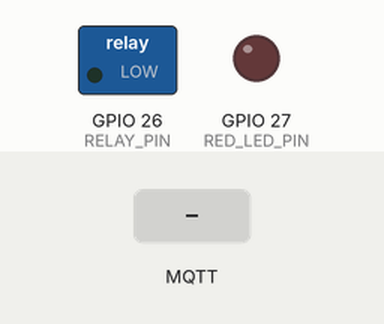
Recording of a sketch running on a simulated ESP32. Parts: switched loads named in the sketch (green lamp = pin HIGH), output pins drawn as LEDs (lit = HIGH). Dashed ring = blinking. The inputs (shaded band) are chosen by the test bench. WiFi joins after 1.5 s; servers stay silent unless stated; random numbers use the default seed unless the sketch sets one; no MQTT or app messages arrive unless stated; what the sketch prints to the serial monitor is not drawn.

Above: at 2.7 s.
2.8 s: MQTT message "1" arrives on the first subscribed topic
At 3.0 s:
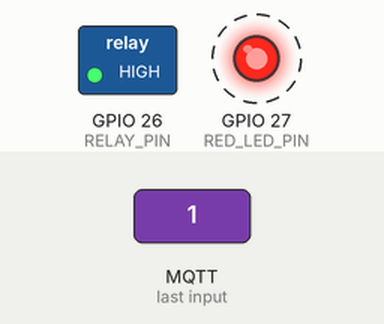
8.8 s: MQTT message "0" arrives on the first subscribed topic
At 9.07 s:
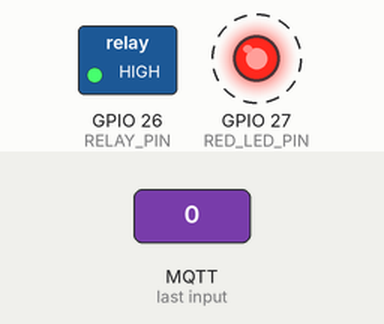
Timing chart, 0 to 17.8 s (numbered marks = the images above; inputs shaded):
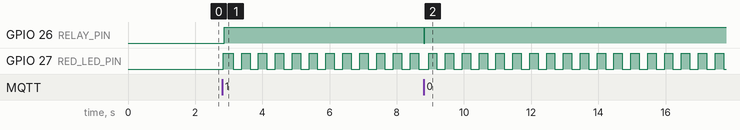

Measured:
- after the input at 2.8 s, GPIO 26 (RELAY_PIN): LOW → HIGH after 0.06 s; GPIO 27 (RED_LED_PIN): alternates HIGH for 0.25 s and LOW for 0.25 s, starting at once
- after the input at 8.8 s, GPIO 26 (RELAY_PIN): HIGH → LOW at once, → HIGH 0.03 s later

The sketch:

sketch_mqtt_algo.ino
```cpp
#include <WiFi.h>
#include <PubSubClient.h>
#include <ArduinoJson.h>

// ==========================================
// CONFIGURATION
// ==========================================
// WiFi credentials (Wokwi uses Wokwi-GUEST, no password)
const char* ssid = "Wokwi-GUEST";
const char* password = "";

// Public Free MQTT Broker
const char* mqttServer = "broker.hivemq.com";
const int mqttPort = 1883;

// Topics for Zone A (Tomato Field)
const char* telemetryTopic = "smartfarm/zones/A/telemetry";
const char* controlTopic = "smartfarm/zones/A/control";

// Actuator Pin Configurations (matching your diagram.json)
const int RELAY_PIN = 26;    // Relay module representing the irrigation valve
const int RED_LED_PIN = 27;  // Red LED representing the heat warning buzzer/light

// Network Clients
WiFiClient espClient;
PubSubClient client(espClient);

// Local State Tracking
bool isIrrigating = false;
bool isAlertActive = false;
unsigned long lastBlinkTime = 0;
bool ledState = false;

void setup() {
  Serial.begin(115200);
  delay(10);

  // Set pin modes
  pinMode(RELAY_PIN, OUTPUT);
  pinMode(RED_LED_PIN, OUTPUT);

  // Initialize actuators to OFF
  digitalWrite(RELAY_PIN, LOW);
  digitalWrite(RED_LED_PIN, LOW);

  Serial.println("=========================================");
  Serial.println("🧠 Smart Farm TinyML Edge Simulator Starting");
  Serial.println("=========================================");

  // Connect to WiFi
  Serial.print("Connecting to Wi-Fi: ");
  Serial.println(ssid);
  WiFi.begin(ssid, password);

  while (WiFi.status() != WL_CONNECTED) {
    delay(500);
    Serial.print(".");
  }

  Serial.println("");
  Serial.println("Wi-Fi connected successfully!");
  Serial.print("IP Address: ");
  Serial.println(WiFi.localIP());

  // Setup MQTT server and callback function
  client.setServer(mqttServer, mqttPort);
  client.setCallback(mqttCallback);

  Serial.println("=========================================");
}

void loop() {
  // Ensure MQTT client is connected
  if (!client.connected()) {
    reconnectMqtt();
  }

  // Process incoming messages and keep connection alive
  client.loop();

  // --- NON-BLOCKING LED BLINKING WHEN PUMP IS ACTIVE ---
  if (isIrrigating) {
    unsigned long currentMillis = millis();
    if (currentMillis - lastBlinkTime >= 250) { // Blink rapidly (250ms) to indicate water flow
      lastBlinkTime = currentMillis;
      ledState = !ledState;
      digitalWrite(RED_LED_PIN, ledState ? HIGH : LOW);
    }
  } else {
    // If pump is off, show warning status (static HIGH on alert, LOW otherwise)
    if (isAlertActive) {
      digitalWrite(RED_LED_PIN, HIGH);
    } else {
      digitalWrite(RED_LED_PIN, LOW);
    }
  }

  delay(50);
}

// MQTT Message Receiver (Callback)
// Pressure buffering for 3-hour trend calculation (12 ticks = 3 hours simulated time)
float pressureHistory[12];
int pressureCount = 0;
int pressureIndex = 0;

// MQTT Message Receiver (Callback)
void mqttCallback(char* topic, byte* payload, unsigned int length) {
  // Convert payload bytes to a string
  String message = "";
  for (unsigned int i = 0; i < length; i++) {
    message += (char)payload[i];
  }

  // Parse telemetry JSON payload
  if (String(topic) == telemetryTopic) {
    DynamicJsonDocument doc(1024);
    DeserializationError error = deserializeJson(doc, message);

    if (!error) {
      float temperature = doc["temperature"];
      float humidity = doc["humidity"];
      float soilMoisture = doc["soil_moisture"];
      int light = doc["light"];
      String irrigationStr = doc["irrigation"];
      String alertStr = doc["alert"];
      float currentPressure = doc["barometric_pressure"];
      String triggerMode = doc["smart_trigger_mode"] | "AUTOMATED";

      // --- DIGITAL TWIN ACTUATOR SYNC ---
      bool externalIrrigation = (irrigationStr == "ON");
      if (externalIrrigation != isIrrigating) {
        Serial.printf("[SYNC] Setting local pump state to %s\n", irrigationStr.c_str());
        isIrrigating = externalIrrigation;
        digitalWrite(RELAY_PIN, isIrrigating ? HIGH : LOW);
      }

      bool externalAlert = (alertStr != "NONE" && alertStr != "");
      if (externalAlert != isAlertActive) {
        Serial.printf("[SYNC] Setting local alert to %s\n", alertStr.c_str());
        isAlertActive = externalAlert;
        digitalWrite(RED_LED_PIN, isAlertActive ? HIGH : LOW);
      }

      // --- PRESSURE TREND CALCULATION ---
      float pressureTrend = 0.0;
      if (pressureCount > 0) {
        int oldestIndex = (pressureCount < 12) ? 0 : pressureIndex;
        pressureTrend = currentPressure - pressureHistory[oldestIndex];
      }

      // Store current pressure in buffer
      pressureHistory[pressureIndex] = currentPressure;
      pressureIndex = (pressureIndex + 1) % 12;
      if (pressureCount < 12) {
        pressureCount++;
      }

      Serial.println("-----------------------------------------");
      Serial.printf("[TELEMETRY RECEIVED] Temp:%.1fC, Soil:%.1f%%, Light:%d, Trigger:%s\n", temperature, soilMoisture, light, triggerMode.c_str());

      // ==========================================
      // 🌿 CROP ENVIRONMENTAL STRESS INDEX (CESI) ALGORITHM 🌿
      // ==========================================
      // We use an Explainable Weighted Scoring Algorithm that calculates a stress
      // score based on deviations from ideal agricultural conditions.

      // 1. Define ideal conditions
      float idealTemp = 25.0;
      float idealMoisture = 40.0;

      // 2. Calculate Deviation Penalties (How far are we from ideal?)
      float tempPenalty = (temperature > idealTemp) ? (temperature - idealTemp) * 2.0 : 0;
      float moisturePenalty = (soilMoisture < idealMoisture) ? (idealMoisture - soilMoisture) * 1.5 : 0;

      // 3. Calculate Final Stress Score (0 to 100)
      float stressScore = tempPenalty + moisturePenalty;
      if (stressScore > 100.0) stressScore = 100.0;

      // 4. Map Score to Health Status
      String mlCropHealth = "HEALTHY";
      if (stressScore > 60.0) {
          mlCropHealth = "HEAT_STRESSED";
      } else if (stressScore > 30.0) {
          mlCropHealth = "WATER_STRESSED";
      }

      // 5. Calculate Water Requirement Percentage
      float water_req_score = 0.0;
      if (soilMoisture < 45.0) {
          water_req_score = ((45.0 - soilMoisture) / 40.0) * 100.0;
          if (temperature > 30.0) water_req_score += 10.0; // Heat compensation
      }
      if (water_req_score > 100.0) water_req_score = 100.0;

      // Print Algorithmic results to Wokwi Serial Monitor
      Serial.println("[CESI ALGORITHM EXECUTION]");
      Serial.printf("  - Inputs:   T:%.1f, SoilMoisture:%.1f\n", temperature, soilMoisture);
      Serial.printf("  - Stress Score: %.1f -> Class: %s\n", stressScore, mlCropHealth.c_str());
      Serial.printf("  - Water Need Score: %.2f%%\n", water_req_score);

      // --- ML-DRIVEN ACTUATOR DECISIONS ---

      // 1. Water control based on Crop moisture levels (independent actuator logic)
      if (soilMoisture < 15.0 && alertStr != "STORM_ALERT" && !isIrrigating) {
        if (triggerMode == "AUTOMATED") {
          Serial.println("[ML Decision] Soil is dry. AUTOMATED: Actuating Relay ON & Publishing.");
          isIrrigating = true;
          digitalWrite(RELAY_PIN, HIGH);
          publishEdgePrediction(isIrrigating, alertStr, mlCropHealth, water_req_score);
        } else {
          if (alertStr != "NEEDS_WATER") {
            Serial.println("[ML Decision] Soil is dry. CONFIRMATION: Setting alert NEEDS_WATER & Publishing.");
            publishEdgePrediction(isIrrigating, "NEEDS_WATER", mlCropHealth, water_req_score);
          }
        }
      }
      else if ((soilMoisture > 40.0 || alertStr == "STORM_ALERT") && isIrrigating) {
        Serial.println("[ML Decision] Soil moisture restored (or storm incoming)! Actuating Relay OFF & Publishing.");
        isIrrigating = false;
        digitalWrite(RELAY_PIN, LOW);
        publishEdgePrediction(isIrrigating, alertStr == "STORM_ALERT" ? "STORM_ALERT" : "NONE", mlCropHealth, water_req_score);
      }

      // 2. Red Alert LED is synced at the beginning of the callback

      // Send periodic sync updates
      static int telemetryCount = 0;
      if (++telemetryCount % 3 == 0) {
         publishEdgePrediction(isIrrigating, alertStr, mlCropHealth, water_req_score);
      }

      Serial.println("-----------------------------------------");

    } else {
      Serial.print("deserializeJson() failed: ");
      Serial.println(error.f_str());
    }
  }
}

// Publish edge predictions and actuator statuses back to the Digital Twin
void publishEdgePrediction(bool irrigationState, String alertType, String mlCropHealth, float mlScore) {
  DynamicJsonDocument doc(512);
  doc["irrigation"] = irrigationState;
  doc["alert"] = alertType;
  doc["crop_health"] = mlCropHealth;
  doc["water_requirement"] = mlScore;

  String jsonStr;
  serializeJson(doc, jsonStr);

  Serial.printf("[MQTT Publish] Edge decisions to %s: %s\n", controlTopic, jsonStr.c_str());
  client.publish(controlTopic, jsonStr.c_str());
}

// Connect/Reconnect to the MQTT broker
void reconnectMqtt() {
  while (!client.connected()) {
    Serial.print("Connecting to MQTT Broker: ");
    Serial.println(mqttServer);

    // Create a unique client ID based on MAC address
    String clientId = "ESP32Client-" + String(random(0xffff), HEX);

    if (client.connect(clientId.c_str())) {
      Serial.println("CONNECTED to MQTT Broker!");

      // Subscribe to telemetry topic to receive digital twin state
      client.subscribe(telemetryTopic);
      Serial.printf("Subscribed to telemetry stream: %s\n", telemetryTopic);
      Serial.println("=========================================");
    } else {
      Serial.print("Failed to connect, rc=");
      Serial.print(client.state());
      Serial.println(" - Retrying in 3 seconds...");
      delay(3000);
    }
  }
}
```
